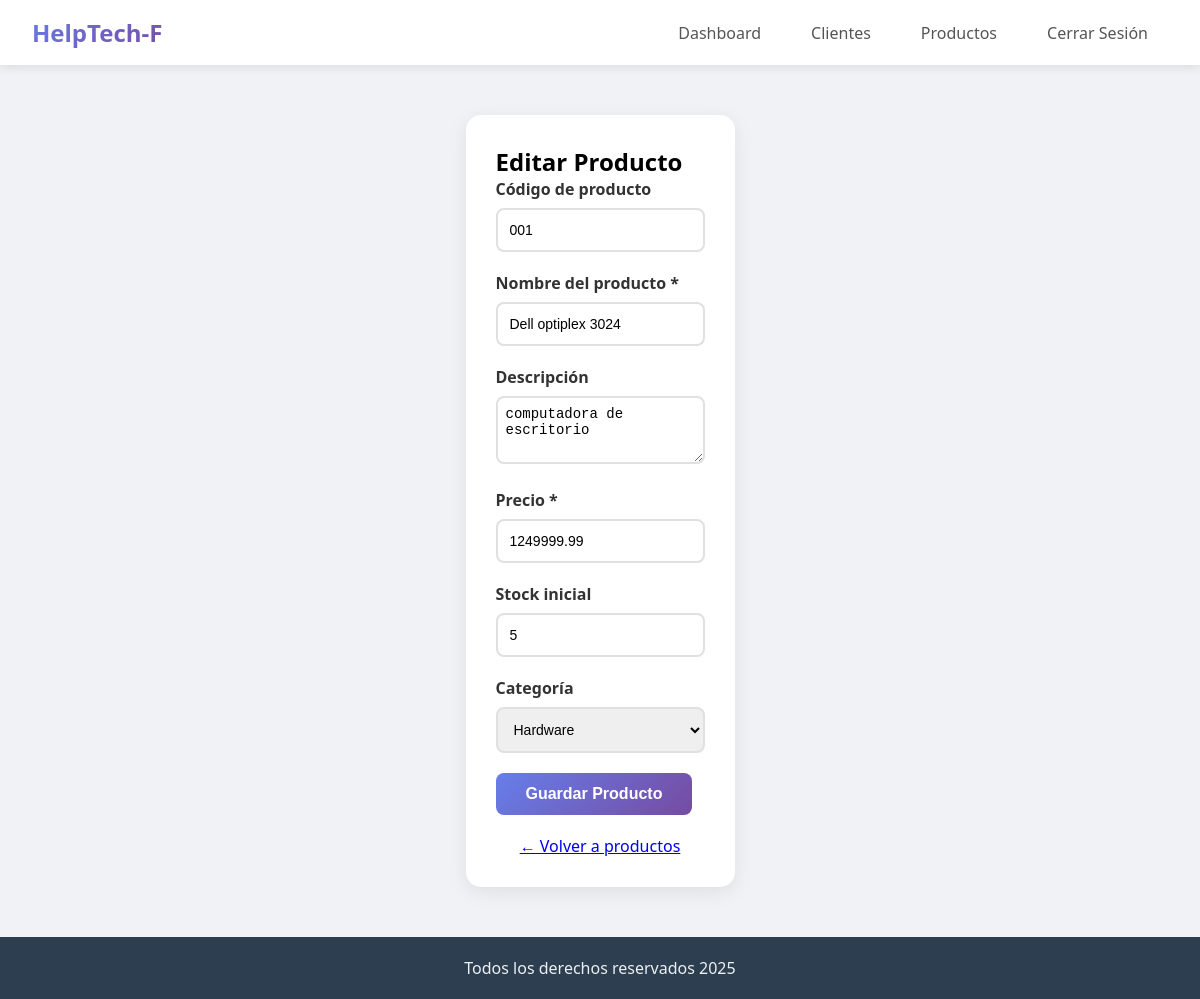
The app's page /producto/editar/1 (signed in) with its own data.
### tables this page shows
CREATE TABLE productos (
            id INTEGER PRIMARY KEY AUTOINCREMENT,
            usuario_id INTEGER,
            codigo TEXT,
            nombre TEXT NOT NULL,
            descripcion TEXT,
            precio REAL NOT NULL,
            stock INTEGER DEFAULT 0,
            categoria TEXT,
            fecha_registro TEXT NOT NULL,
            FOREIGN KEY (usuario_id) REFERENCES usuarios (id)
        );

### app.py (the view, shortened to what this page needs)
@app.route('/producto/editar/<int:id>', methods=['GET', 'POST'])
def editar_producto(id):
    if 'usuario_id' not in session:
        return redirect(url_for('login'))
    conn = conectar_db()
    cursor = conn.cursor()
    cursor.execute('SELECT id, codigo, nombre, descripcion, precio, stock, categoria FROM productos WHERE id = ? AND usuario_id = ?',
                  (id, session['usuario_id']))
    producto = cursor.fetchone()
    conn.close()
    if not producto:
        return redirect(url_for('listar_productos'))
    return render_template('producto_form.html', producto=producto, titulo="Editar Producto")

### app.py (called while the page is built)
def conectar_db():
    return sqlite3.connect('helpTech.db')

### templates/producto_form.html (shortened to what this page needs)
<!DOCTYPE html>
<html lang="es">
<head>
    <link rel="stylesheet" href="{{ url_for('static', filename='style.css') }}">
</head>
<body>
    <nav class="navbar">
        <div class="logo">HelpTech-F</div>
        <div class="nav-links">
            <a href="{{ url_for('dashboard') }}">Dashboard</a>
            <a href="{{ url_for('listar_clientes') }}">Clientes</a>
            <a href="{{ url_for('listar_productos') }}">Productos</a>
            <a href="{{ url_for('logout') }}">Cerrar Sesión</a>
        </div>
    </nav>
    <div class="container">
        <div class="card">
            <h2>{{ titulo }}</h2>
            <form method="POST">
                <div class="form-group">
                    <label for="codigo">Código de producto</label>
                    <input type="text" id="codigo" name="codigo" value="{{ producto[1] if producto else '' }}" placeholder="Ej: PROD-001">
                </div>
                <div class="form-group">
                    <label for="nombre">Nombre del producto *</label>
                    <input type="text" id="nombre" name="nombre" value="{{ producto[2] if producto else '' }}" required>
                </div>
                <div class="form-group">
                    <label for="descripcion">Descripción</label>
                    <textarea id="descripcion" name="descripcion" rows="3" style="width: 100%; padding: 8px; border: 2px solid #e0e0e0; border-radius: 8px;">{{ producto[3] if producto else '' }}</textarea>
                </div>
                <div class="form-group">
                    <label for="precio">Precio *</label>
                    <input type="number" id="precio" name="precio" step="0.01" value="{{ producto[4] if producto else '' }}" required>
                </div>
                <div class="form-group">
                    <label for="stock">Stock inicial</label>
                    <input type="number" id="stock" name="stock" value="{{ producto[5] if producto else 0 }}">
                </div>
                <div class="form-group">
                    <label for="categoria">Categoría</label>
                    <select id="categoria" name="categoria" style="width: 100%; padding: 12px; border: 2px solid #e0e0e0; border-radius: 8px;">
                        <option value="Hardware" {% if producto and producto[6] == 'Hardware' %}selected{% endif %}>Hardware</option>
                    </select>
                </div>
                <button type="submit">Guardar Producto</button>
            </form>
            <div style="text-align: center; margin-top: 20px;">
                <a href="{{ url_for('listar_productos') }}">← Volver a productos</a>
            </div>
        </div>
    </div>
    <footer>
        <p>Todos los derechos reservados 2025</p>
    </footer>
</body>
</html>

### static/style.css (style rules this page uses)
* { margin: 0; padding: 0; box-sizing: border-box; }
body { font-family: 'Segoe UI', Tahoma, Geneva, Verdana, sans-serif; background: #f0f2f5; min-height: 100vh; display: flex; flex-direction: column; }
.container { max-width: 1200px; margin: 0 auto; padding: 20px; flex: 1; }
.navbar { background: white; padding: 0 2rem; box-shadow: 0 2px 10px rgba(0,0,0,0.1); display: flex; justify-content: space-between; align-items: center; flex-wrap: wrap; }
.logo { font-size: 1.5rem; font-weight: bold; background: linear-gradient(135deg, #667eea 0%, #764ba2 100%); -webkit-background-clip: text; -webkit-text-fill-color: transparent; padding: 1rem 0; }
.nav-links { display: flex; gap: 10px; flex-wrap: wrap; }
.nav-links a { display: inline-block; text-decoration: none; color: #555; padding: 10px 20px; border-radius: 8px; transition: all 0.3s; font-weight: 500; }
.card { background: white; border-radius: 15px; box-shadow: 0 5px 20px rgba(0,0,0,0.08); padding: 30px; margin: 30px auto; }
.form-group { margin-bottom: 20px; }
label { display: block; margin-bottom: 8px; font-weight: 600; color: #333; }
input[type="text"], input[type="email"], input[type="password"], input[type="number"], textarea, select { width: 100%; padding: 12px; border: 2px solid #e0e0e0; border-radius: 8px; font-size: 14px; transition: border-color 0.3s; }
button, .btn { background: linear-gradient(135deg, #667eea 0%, #764ba2 100%); color: white; border: none; padding: 12px 30px; border-radius: 8px; font-size: 16px; font-weight: 600; cursor: pointer; transition: all 0.3s; text-decoration: none; display: inline-block; text-align: center; }
footer { background: #2c3e50; color: #ecf0f1; text-align: center; padding: 20px; margin-top: auto; width: 100%; }

### records on screen
productos: codigo "001", nombre "Dell optiplex 3024", descripcion "computadora de escritorio", precio "1249999.99", stock "5", categoria "Hardware"

### other values on screen
{{ titulo }} "Editar Producto"
